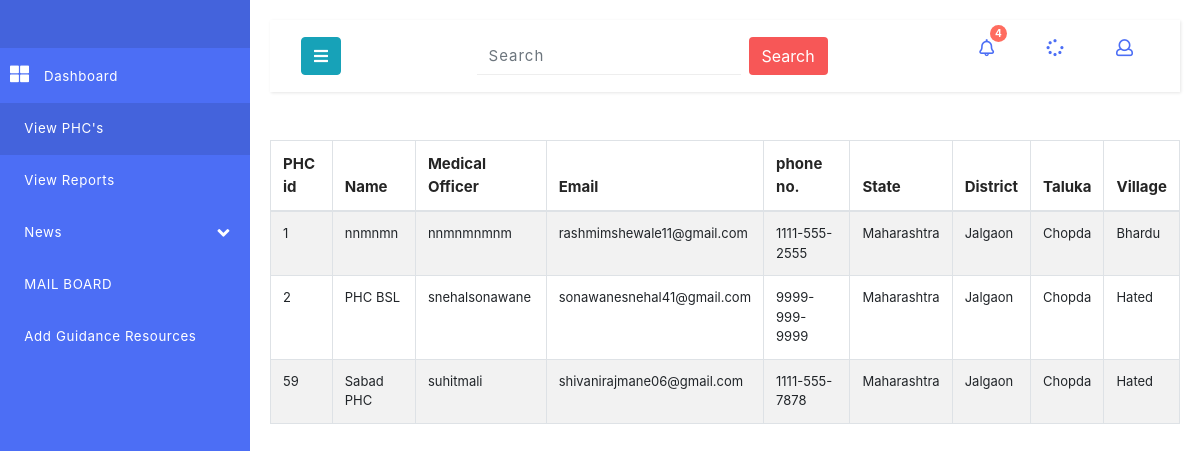
Screenshot of /ministry/viewphc.php with the database file from the repository.
### tables this page shows
CREATE TABLE `phcregister` (
  `PHCid` int(11) NOT NULL,
  `PHCname` varchar(50) NOT NULL,
  `Mfirstname` varchar(50) NOT NULL,
  `Mlastname` varchar(50) NOT NULL,
  `Phoneno` varchar(20) NOT NULL,
  `Addline1` varchar(100) DEFAULT NULL,
  `Addline2` varchar(100) DEFAULT NULL,
  `State` varchar(50) DEFAULT NULL,
  `District` varchar(50) DEFAULT NULL,
  `Taluka` varchar(50) DEFAULT NULL,
  `Village` varchar(50) DEFAULT NULL,
  `Email` varchar(50) DEFAULT NULL,
  `Beds` varchar(20) NOT NULL,
  `Labs` varchar(20) NOT NULL,
  `Ambulances` varchar(20) NOT NULL,
  `Labourrooms` varchar(20) NOT NULL,
  `Dservices` varchar(20) NOT NULL,
  `Deliveryrooms` varchar(20) NOT NULL,
  `Nutrition` varchar(20) NOT NULL,
  `Femalestaff` varchar(20) NOT NULL,
  `Commfacilities` varchar(20) NOT NULL,
  `Noticeboard` varchar(20) NOT NULL,
  `Pharma` varchar(20) NOT NULL,
  `Password1` varchar(20) NOT NULL,
  `Upload_on` date NOT NULL,
  `Status1` tinyint(4) NOT NULL
);

CREATE TABLE `states` (
  `state_id` int(11) NOT NULL,
  `state_name` varchar(50) NOT NULL,
  `status` tinyint(1) NOT NULL DEFAULT '1' COMMENT '0:Blocked, 1:Active'
);

CREATE TABLE `district` (
  `dist_id` int(11) NOT NULL,
  `dist_name` varchar(50) NOT NULL,
  `state_id` int(11) NOT NULL,
  `status` tinyint(1) NOT NULL DEFAULT '1' COMMENT '0:Blocked, 1:Active'
);

CREATE TABLE `taluka` (
  `tal_id` int(11) NOT NULL,
  `tal_name` varchar(50) NOT NULL,
  `dist_id` int(11) NOT NULL,
  `status` tinyint(1) NOT NULL DEFAULT '1' COMMENT '0:Blocked, 1:Active'
);

CREATE TABLE `village` (
  `vil_id` int(11) NOT NULL,
  `vil_name` varchar(50) NOT NULL,
  `tal_id` int(11) NOT NULL,
  `status` tinyint(1) NOT NULL DEFAULT '1' COMMENT '0:Blocked, 1:Active'
);

### ministry/viewphc.php (the view, shortened to what this page needs)
<!DOCTYPE html>
<html lang="en">
<head>
 <?php
      include 'dbconfig.php';
      $query = "SELECT p.PHCid, p.PHCname, p.Mfirstname ,p.Mlastname ,p.Email ,p.Phoneno , s.state_name ,d.dist_name , t.tal_name ,v.vil_name  FROM phcregister p ,states s, district d ,taluka t, village v where s.state_id=p.State and d.dist_id=p.District and t.tal_id=p.Taluka and v.vil_id=p.Village ";
      $result = mysqli_query($connect, $query);
    ?>
    <link href="css/bootstrap.css" rel="stylesheet" type="text/css" media="all" />
    <link href="css/style.css" rel="stylesheet" type="text/css" media="all" />
    <link rel="stylesheet" href="css/style4.css">
    <link href="css/fontawesome-all.css" rel="stylesheet">
    <link rel="stylesheet" type="text/css"
          href="https://cdnjs.cloudflare.com/ajax/libs/twitter-bootstrap/4.1.1/css/bootstrap.css">
    <link rel="stylesheet" type="text/css" href="https://cdn.datatables.net/1.10.19/css/dataTables.bootstrap4.min.css">
    <link rel="stylesheet" type="text/css" href="https://cdn.datatables.net/1.10.19/css/jquery.dataTables.css">
            <link rel="stylesheet" type="text/css" href="https://cdn.datatables.net/1.10.15/css/dataTables.jqueryui.min.css"/>
</head>
    <body>
<div class="wrapper">
        <nav id="sidebar">
            <div class="sidebar-header">
            </div>
            <ul class="list-unstyled components">
                <li>
                    <a href="index.php">
                        <i class="fas fa-th-large"></i>
                        Dashboard
                    </a>
                </li>
                <li class="active">
                    <a href="viewphc.php">
                        View PHC's
                    </a>
                </li>
                <li>
                    <a href="viewreport.php">
                        View Reports
                    </a>
                </li>
               <li >
                    <a href="#homeSubmenu" data-toggle="collapse" aria-expanded="false">
                        News
                        <i class="fas fa-angle-down fa-pull-right"></i>
                    </a>
                </li>
                <li>
                    <a href="mail.php">
                        MAIL BOARD
                    </a>
                </li>
                <li>
                    <a href="guidance.php">
                        Add Guidance Resources
                    </a>
                </li>
            </ul>
        </nav>
        <div id="content">
            <nav class="navbar navbar-default mb-xl-5 mb-4">
                <div class="container-fluid">
                    <div class="navbar-header">
                        <button type="button" id="sidebarCollapse" class="btn btn-info navbar-btn">
                            <i class="fas fa-bars"></i>
                        </button>
                    </div>
                    <form action="#" method="post" class="form-inline mx-auto search-form">
                        <input class="form-control mr-sm-2" type="search" placeholder="Search" aria-label="Search" required="">
                        <button class="btn btn-style my-2 my-sm-0" type="submit">Search</button>
                    </form>
                    <ul class="top-icons-agileits-w3layouts float-right">
                        <li class="nav-item dropdown">
                            <a class="nav-link dropdown-toggle" href="#" id="navbarDropdown" role="button" data-toggle="dropdown" aria-haspopup="true"
                                aria-expanded="false">
                                <i class="far fa-bell"></i>
                                <span class="badge">4</span>
                            </a>
                        </li>
                        <li class="nav-item dropdown mx-3">
                            <a class="nav-link dropdown-toggle" href="#" id="navbarDropdown1" role="button" data-toggle="dropdown" aria-haspopup="true"
                                aria-expanded="false">
                                <i class="fas fa-spinner"></i>
                            </a>
                        </li>
                        <li class="nav-item dropdown">
                            <a class="nav-link dropdown-toggle" href="#" id="navbarDropdown2" role="button" data-toggle="dropdown" aria-haspopup="true"
                                aria-expanded="false">
                                <i class="far fa-user"></i>
                            </a>
                        </li>
                    </ul>
                </div>
            </nav>
            <?php
                $output = '
                    <table id="example" class="table table-striped table-bordered" style="width:100%">
                    <thead>
                    <tr>
                    <th>PHC id</th>
                    <th>Name</th>
                    <th>Medical Officer</th>
                    <th>Email</th>
                    <th>phone no.</th>
                    <th>State</th>
                    <th>District</th>
                    <th>Taluka</th>
                    <th>Village</th>
                    </tr>
                    </thead><tbody>';
                while($row = mysqli_fetch_array($result))
                {
                 $output .= '
                 <tr>
                  <td>'.$row["PHCid"].'</td>
                  <td>'.$row["PHCname"].'</td>
                  <td>'.$row["Mfirstname"].''.$row["Mlastname"].'</td>
                  <td>'.$row["Email"].'</td>
                  <td>'.$row["Phoneno"].'</td>
                  <td>'.$row["state_name"].'</td>
                  <td>'.$row["dist_name"].'</td>
                  <td>'.$row["tal_name"].'</td>
                  <td>'.$row["vil_name"].'</td>
                 </tr>
                 ';
                }
                $output .= '</tbody></table>';
                echo $output;
               ?>
</div>
</div></div>
</body>
</html>

### ministry/css/style.css (style rules this page uses)
html, body { margin: 0; font-size: 100%; font-family: 'Open Sans', sans-serif; background: #fff; }
body a { text-decoration: none; transition: 0.5s all; -webkit-transition: 0.5s all; -moz-transition: 0.5s all; -o-transition: 0.5s all; -ms-transition: 0.5s all; }
input[type="button"], button[type="submit"] { transition: 0.5s all; -webkit-transition: 0.5s all; -moz-transition: 0.5s all; -o-transition: 0.5s all; -ms-transition: 0.5s all; }
ul { margin: 0; padding: 0; }
ul li { list-style: none; }
.btn-style { background: #f75757; color: #fff; border-color: #e04646; }
.top-icons-agileits-w3layouts .dropdown-toggle::after { display: none; }
.search-form.form-inline .form-control { background: none; border: none; border-bottom: 1px solid #eee; font-size: 15px; letter-spacing: 1px; border-radius: 0px; }
.top-icons-agileits-w3layouts li { list-style: none; display: inline-block; }
ul.top-icons-agileits-w3layouts a.nav-link i { display: inline-block; font-size: 17px; color: #4c6ef5; }
.top-icons-agileits-w3layouts span.badge { font-size: 10px; font-weight: bold; color: #FFF; background: #ff6c5f; line-height: 13px; width: 17px; height: 17px; border-radius: 2em; -webkit-border-radius: 2em; -moz-border-radius: 2em; -o-border-radius: 2em; text-align: center; display: inline-block; position: absolute; top: -8%; right: 3px; padding: 2px 0 0; }
.dropdown { display: none; padding: 0; list-style: none; }
ul.list-unstyled li { font-size: 14px; letter-spacing: 1px; color: #7d7d7d; }
.table th, .table td { padding: 0.74rem; vertical-align: top; border-top: 1px solid #dee2e6; font-size: 13px; }
.table th { color: #252525; font-size: 15px; }

### ministry/css/style4.css (style rules this page uses)
body { font-family: 'Open Sans', sans-serif; background: #f1f1f1; }
a, a:hover, a:focus { color: inherit; text-decoration: none; transition: all 0.3s; }
.navbar { padding: 15px 10px; background: #fff; position: fixed border: none; border-radius: 0; box-shadow: 1px 1px 3px rgba(0, 0, 0, 0.1); }
.navbar-btn { box-shadow: none; outline: none !important; border: none; background: #4463dc; }
i, span { display: inline-block; }
.wrapper { display: flex; align-items: stretch; }
#sidebar { min-width: 250px; max-width: 250px; background: #4c6ef5; color: #fff; transition: all 0.3s; }
#sidebar ul li a { text-align: left; }
#sidebar .sidebar-header { padding: 20px; background: #4463dc; }
#sidebar ul li a { padding: 16px 10px; font-size: .95em; letter-spacing: 0.6px; display: block; color: #fff; font-weight: 400; }
#sidebar ul li a i { margin-right: 10px; font-size: 19px; }
#sidebar ul li.active>a, #sidebar a[aria-expanded="true"] { color: #fff; background: #4463dc; }
#content { padding: 20px; min-height: 100vh; transition: all 0.3s; overflow: hidden; width: 100%; }

### rows the page displays
phcregister: PHCid "1", PHCname "nnmnmn", Mfirstname "nnmn", Mlastname "mnmnm", Email "rashmimshewale11@gmail.com", Phoneno "1111-555-2555", states.state_name "Maharashtra", district.dist_name "Jalgaon", taluka.tal_name "Chopda", village.vil_name "Bhardu"
phcregister: PHCid "2", PHCname "PHC BSL", Mfirstname "snehal", Mlastname "sonawane", Email "sonawanesnehal41@gmail.com", Phoneno "9999-999-9999", states.state_name "Maharashtra", district.dist_name "Jalgaon", taluka.tal_name "Chopda", village.vil_name "Hated"
phcregister: PHCid "59", PHCname "Sabad PHC", Mfirstname "suhit", Mlastname "mali", Email "shivanirajmane06@gmail.com", Phoneno "1111-555-7878", states.state_name "Maharashtra", district.dist_name "Jalgaon", taluka.tal_name "Chopda", village.vil_name "Hated"
